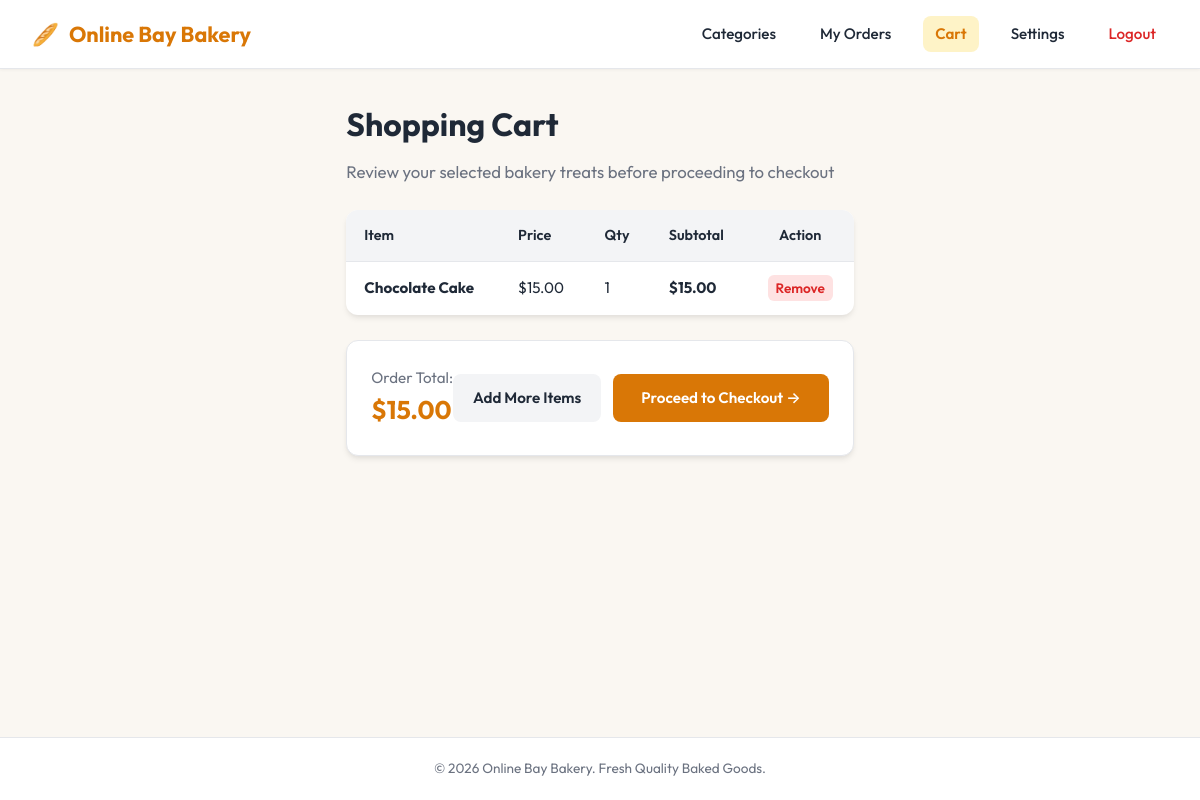
The page /view_cart.php (signed in) on the database its author committed.
### tables this page shows
CREATE TABLE `cart` (
  `id` int(11) NOT NULL,
  `customer_id` int(11) DEFAULT NULL,
  `product_id` int(11) DEFAULT NULL,
  `quantity` int(11) DEFAULT NULL
);

CREATE TABLE `products` (
  `id` int(11) NOT NULL,
  `category_id` int(11) DEFAULT NULL,
  `name` varchar(100) DEFAULT NULL,
  `description` text DEFAULT NULL,
  `price` decimal(10,2) DEFAULT NULL,
  `image` varchar(255) DEFAULT NULL,
  `image_path` varchar(255) DEFAULT NULL
);

### view_cart.php (the view, shortened to what this page needs)
<?php
$customer_id = (int)$_SESSION['customer_id'];
$conn = getDbConnection();
$stmt = $conn->prepare("SELECT products.id as product_id, products.name, products.price, products.image_path, cart.quantity
                        FROM cart
                        JOIN products ON cart.product_id = products.id
                        WHERE cart.customer_id = ?");
$stmt->bind_param("i", $customer_id);
$stmt->execute();
$result = $stmt->get_result();
$items = [];
$total = 0;
while ($row = $result->fetch_assoc()) {
    $items[] = $row;
    $total += $row['price'] * $row['quantity'];
}
?>
<!DOCTYPE html>
<html lang="en">
<head>
    <link rel="stylesheet" href="style.css">
</head>
<body>
    <nav class="navbar">
        <a href="products.php" class="brand-logo">
            <span>🥖</span> Online Bay Bakery
        </a>
        <div class="nav-links">
            <a href="products.php">Categories</a>
            <a href="my_orders.php">My Orders</a>
            <a href="view_cart.php" class="active">Cart</a>
            <a href="account_settings.php">Settings</a>
            <a href="logout.php" class="btn-logout">Logout</a>
        </div>
    </nav>
    <div class="container" style="max-width: 900px;">
        <div class="page-header" style="text-align: left; margin-bottom: 25px;">
            <h1>Shopping Cart</h1>
            <p>Review your selected bakery treats before proceeding to checkout</p>
        </div>
        <?php if (empty($items)): ?>
            <div class="form-box" style="text-align:center; max-width:100%; padding:50px 20px;">
                <div style="font-size:3rem; margin-bottom:15px;">🛒</div>
                <h2>Your Cart is Empty</h2>
                <p style="color:var(--gray); margin-bottom:25px;">You have no items in your bakery cart right now.</p>
                <a href="products.php" class="btn btn-primary" style="display:inline-flex; width:auto;">
                    Browse Categories &rarr;
                </a>
            </div>
        <?php else: ?>
            <table class="cart-table">
                <thead>
                    <tr>
                        <th>Item</th>
                        <th>Price</th>
                        <th>Qty</th>
                        <th>Subtotal</th>
                        <th style="text-align:center;">Action</th>
                    </tr>
                </thead>
                <tbody>
                    <?php foreach ($items as $item):
                        $subtotal = $item['price'] * $item['quantity'];
                    ?>
                        <tr>
                            <td>
                                <strong><?php echo htmlspecialchars($item['name']); ?></strong>
                            </td>
                            <td>$<?php echo number_format($item['price'], 2); ?></td>
                            <td><?php echo (int)$item['quantity']; ?></td>
                            <td><strong>$<?php echo number_format($subtotal, 2); ?></strong></td>
                            <td style="text-align:center;">
                                <a href="view_cart.php?remove=<?php echo (int)$item['product_id']; ?>" style="color:#dc2626; text-decoration:none; font-size:0.85rem; font-weight:600; padding:4px 8px; border-radius:6px; background:#fee2e2;">
                                    Remove
                                </a>
                            </td>
                        </tr>
                    <?php endforeach; ?>
                </tbody>
            </table>
            <div class="cart-total-box">
                <div>
                    <span style="color:var(--gray); font-size:0.95rem;">Order Total:</span>
                    <div class="total-amount">$<?php echo number_format($total, 2); ?></div>
                </div>
                <div style="display:flex; gap:12px;">
                    <a href="products.php" class="btn btn-secondary">Add More Items</a>
                    <a href="checkout.php" class="btn btn-primary" style="width:auto; padding:12px 28px;">Proceed to Checkout &rarr;</a>
                </div>
            </div>
        <?php endif; ?>
    </div>
    <footer>
        <p>&copy; <?php echo date('Y'); ?> Online Bay Bakery. Fresh Quality Baked Goods.</p>
    </footer>
</body>
</html>

### style.css (style rules this page uses)
:root { --primary: #d97706; --primary-hover: #b45309; --primary-light: #fef3c7; --dark: #1f2937; --gray: #6b7280; --light-gray: #f3f4f6; --border: #e5e7eb; --bg: #faf7f2; --card-bg: #ffffff; --shadow: 0 4px 6px -1px rgba(0, 0, 0, 0.08), 0 2px 4px -1px rgba(0, 0, 0, 0.04); --shadow-lg: 0 10px 15px -3px rgba(0, 0, 0, 0.1), 0 4px 6px -2px rgba(0, 0, 0, 0.05); --radius: 12px; }
* { box-sizing: border-box; margin: 0; padding: 0; }
body { font-family: 'Outfit', -apple-system, BlinkMacSystemFont, "Segoe UI", Roboto, sans-serif; background-color: var(--bg); color: var(--dark); line-height: 1.6; min-height: 100vh; display: flex; flex-direction: column; }
.navbar { background: #ffffff; border-bottom: 1px solid var(--border); padding: 16px 32px; display: flex; justify-content: space-between; align-items: center; box-shadow: 0 1px 3px rgba(0,0,0,0.05); position: sticky; top: 0; z-index: 100; }
.brand-logo { display: flex; align-items: center; gap: 10px; text-decoration: none; font-size: 1.35rem; font-weight: 700; color: var(--primary); }
.nav-links { display: flex; align-items: center; gap: 20px; }
.nav-links a { text-decoration: none; color: var(--dark); font-weight: 500; font-size: 0.95rem; transition: color 0.2s; padding: 6px 12px; border-radius: 8px; }
.nav-links a.active { color: var(--primary); background: var(--primary-light); font-weight: 600; }
.btn-logout { color: #dc2626 !important; }
.container { max-width: 1100px; margin: 30px auto; padding: 0 20px; flex: 1; }
.page-header { text-align: center; margin-bottom: 35px; }
.page-header h1, .page-header h2 { font-size: 2rem; font-weight: 700; color: var(--dark); margin-bottom: 8px; }
.page-header p { color: var(--gray); font-size: 1.05rem; }
.btn { display: inline-flex; align-items: center; justify-content: center; gap: 8px; padding: 12px 20px; font-size: 0.95rem; font-weight: 600; border-radius: 8px; border: none; cursor: pointer; text-decoration: none; transition: background-color 0.2s, transform 0.1s; font-family: inherit; }
.btn-primary { background: var(--primary); color: #ffffff; width: 100%; }
.btn-secondary { background: var(--light-gray); color: var(--dark); }
.cart-table { width: 100%; border-collapse: collapse; background: #ffffff; border-radius: var(--radius); overflow: hidden; box-shadow: var(--shadow); margin-bottom: 25px; }
.cart-table th { background: var(--light-gray); color: var(--dark); font-weight: 600; padding: 14px 18px; text-align: left; font-size: 0.9rem; border-bottom: 1px solid var(--border); }
.cart-table td { padding: 14px 18px; border-bottom: 1px solid var(--border); font-size: 0.95rem; }
.cart-table tr:last-child td { border-bottom: none; }
.cart-total-box { background: #ffffff; border-radius: var(--radius); padding: 24px; box-shadow: var(--shadow); display: flex; justify-content: space-between; align-items: center; border: 1px solid var(--border); }
.cart-total-box .total-amount { font-size: 1.6rem; font-weight: 700; color: var(--primary); }
footer { background: #ffffff; border-top: 1px solid var(--border); padding: 20px; text-align: center; font-size: 0.85rem; color: var(--gray); margin-top: auto; }

### rows shown on the page
cart: product.name "Chocolate Cake", product.price "15.00", quantity "1"

### other values the page prints
$total "15.00"
